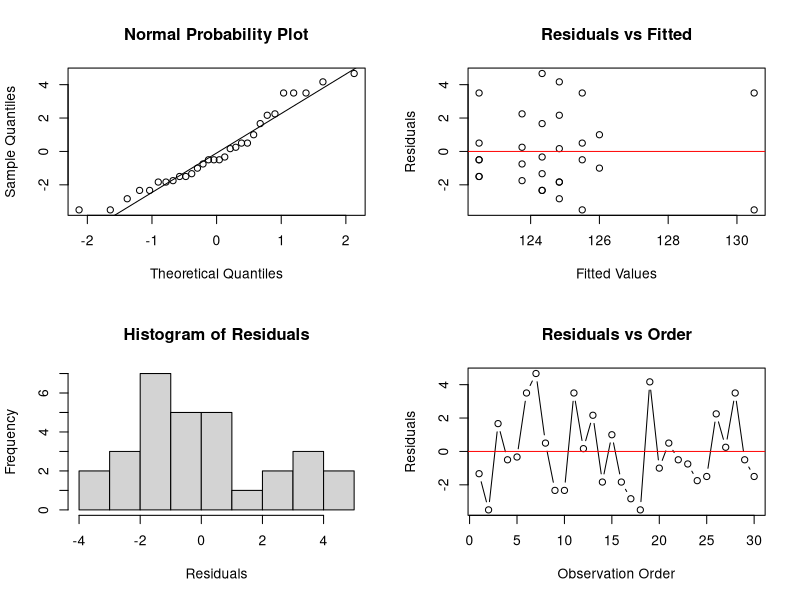

R code for this plot: (Note: this script raises an error after producing the figure.)
library(readxl)

datos <- read_excel("LAB_DOE_6_Problem_1.xlsx")

# NOMBRE BASE AUTOMÁTICO
############################################################

base_name <- "LAB_DOE_6"


datos$Block <- as.factor(datos$Block)
datos$Treatment <- as.factor(datos$Treatment)
design_factor <- datos$Treatment

anova_model <- aov(Respuesta ~ Treatment + Block, data = datos)

res <- residuals(anova_model)
fit <- fitted(anova_model)

r2 <- summary.lm(anova_model)$r.squared
r2_adj <- summary.lm(anova_model)$adj.r.squared

############################################################
# 1. FOUR-IN-ONE
############################################################

png(paste0(base_name, "_1_FOUR_IN_ONE.png"),
    width = 1200, height = 1200, res = 150)

par(mfrow = c(2,2))

qqnorm(res, main = "Normal Probability Plot")
qqline(res)

plot(fit, res,
     main = "Residuals vs Fitted",
     xlab = "Fitted Values",
     ylab = "Residuals")
abline(h = 0, col = "red")

hist(res,
     main = "Histogram of Residuals",
     xlab = "Residuals")

plot(res,
     main = "Residuals vs Order",
     xlab = "Observation Order",
     ylab = "Residuals",
     type = "b")
abline(h = 0, col = "red")

dev.off()

############################################################
# 2. Supuesto de Normlidad
############################################################

png(paste0(base_name, "_2_AD.png"), width = 400, height = 300, res = 100) 
plot.new() 
norm_txt <- capture.output(ad.test(res)) 
text(0, 1, 
paste("Supuesto de Normlidad\n\n", 
paste(norm_txt, collapse = "\n")), 
adj = c(0,1), family = "mono", cex = 0.8) 
dev.off()


############################################################
# 3. Supuesto de Homocedasticidad
############################################################

png(paste0(base_name, "_3_Homocedasticidad.png"),
    width = 700, height = 300, res = 100)

plot.new()

homo_txt <- capture.output(leveneTest(res ~ design_factor))

text(0, 1,
     paste("Supuesto de Homocedasticidad\n\n", paste(homo_txt, collapse = "\n")),
     adj = c(0,1),
     family = "mono",
     cex = 0.8)

dev.off()


############################################################
# 4. ACF
############################################################

png(paste0(base_name, "_4_ACF.png"),
    width = 800, height = 600, res = 150)

acf(res, main = "ACF of Residuals")

dev.off()

############################################################
# 5. ANOVA
############################################################

png(paste0(base_name, "_5_ANOVA.png"),
    width = 800, height = 300, res = 100)

plot.new()

anova_txt <- capture.output(summary(anova_model))

text(0, 1,
     paste("ANOVA\n\n", paste(anova_txt, collapse = "\n")),
     adj = c(0,1),
     family = "mono",
     cex = 0.8)

dev.off()

############################################################
# 6. R cuadrado
############################################################
png(paste0(base_name, "_6_R2.png"),
    width = 400, height = 250, res = 110)

plot.new()

text(0, 1,
     paste(
        "\n", "R^2 =", round(r2, 5), "\n",
       "R^2 ajustado =", round(r2_adj, 5)
     ),
     adj = c(0,1),
     family = "mono",
     cex = 0.8)

dev.off()
